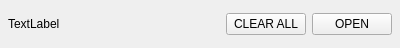
<?xml version="1.0" encoding="UTF-8"?>
<ui version="4.0">
 <class>CaptionLabel</class>
 <widget class="QWidget" name="CaptionLabel">
  <property name="geometry">
   <rect>
    <x>0</x>
    <y>0</y>
    <width>400</width>
    <height>48</height>
   </rect>
  </property>
  <property name="minimumSize">
   <size>
    <width>0</width>
    <height>48</height>
   </size>
  </property>
  <property name="maximumSize">
   <size>
    <width>16777215</width>
    <height>48</height>
   </size>
  </property>
  <property name="windowTitle">
   <string>Form</string>
  </property>
  <layout class="QGridLayout" name="gridLayout">
   <property name="leftMargin">
    <number>8</number>
   </property>
   <property name="topMargin">
    <number>0</number>
   </property>
   <property name="rightMargin">
    <number>8</number>
   </property>
   <property name="bottomMargin">
    <number>0</number>
   </property>
   <item row="0" column="0">
    <layout class="QHBoxLayout" name="horizontalLayout">
     <item>
      <widget class="QLabel" name="label">
       <property name="sizePolicy">
        <sizepolicy hsizetype="Expanding" vsizetype="Preferred">
         <horstretch>0</horstretch>
         <verstretch>0</verstretch>
        </sizepolicy>
       </property>
       <property name="text">
        <string>TextLabel</string>
       </property>
      </widget>
     </item>
     <item>
      <widget class="QPushButton" name="clearAllButton">
       <property name="text">
        <string>CLEAR ALL</string>
       </property>
      </widget>
     </item>
     <item>
      <widget class="QPushButton" name="openCloseButton">
       <property name="text">
        <string>OPEN</string>
       </property>
      </widget>
     </item>
    </layout>
   </item>
  </layout>
 </widget>
 <resources/>
 <connections/>
</ui>
